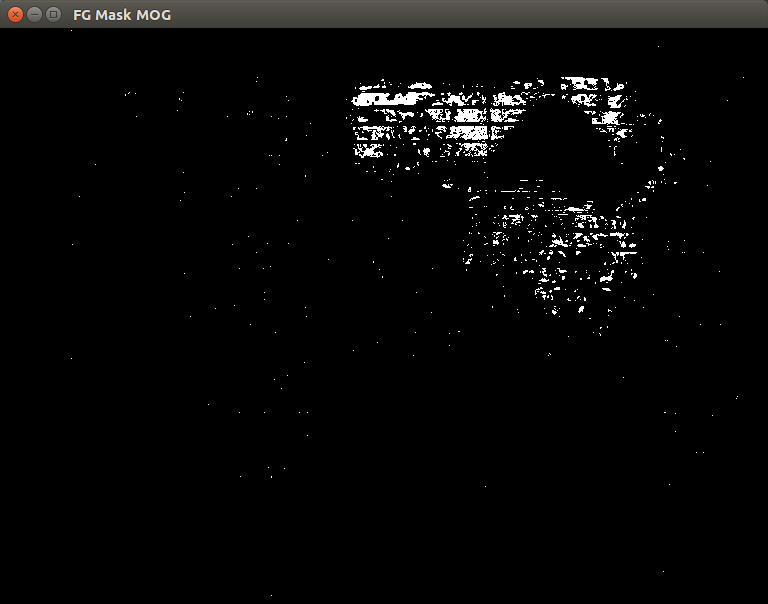
//> input picture pre-bilateral.png, 768 x 604 px
$ ./bilateral   (built with g++ and OpenCV 4)
//> lines starting //> are read from the running program, lines starting //| are printed output that depends on the picture
#include "opencv2/imgproc/imgproc.hpp"
#include "opencv2/highgui/highgui.hpp"

using namespace std;
using namespace cv;

int main( int argc, char** argv )
 {

     Mat src = imread( "pre-bilateral.png", 1 );
//> src is the input picture: 604 rows x 768 cols, CV_8UC3; mean B, G, R 7.3, 7.6, 7.7
     Mat dst;
     Mat eroded;
     Mat dilated;

     //Apply bilateral filter
     //bilateralFilter ( src, dst, 5, 200, 200);
     erode( src, eroded, Mat(Size(3,3), CV_8UC1));
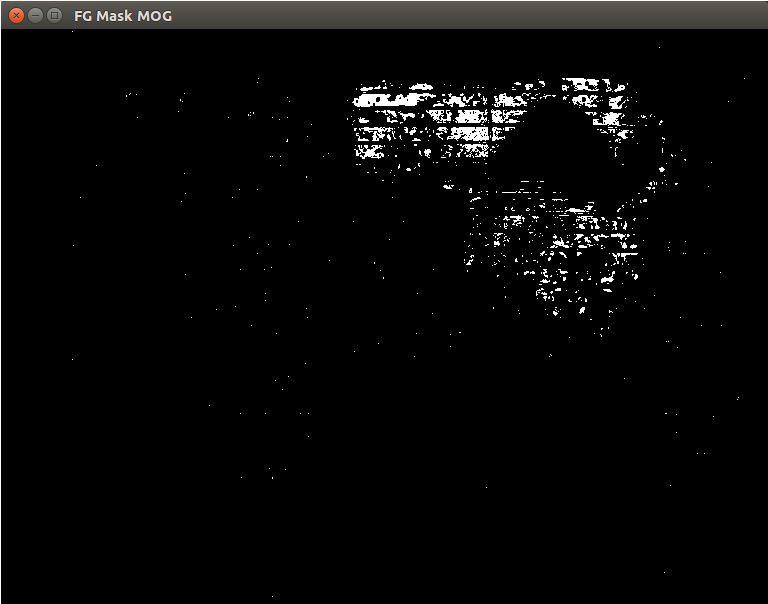
//> eroded: 604 rows x 768 cols, CV_8UC3; mean B, G, R 8, 8.3, 8.4
     dilate( eroded, dst, Mat());
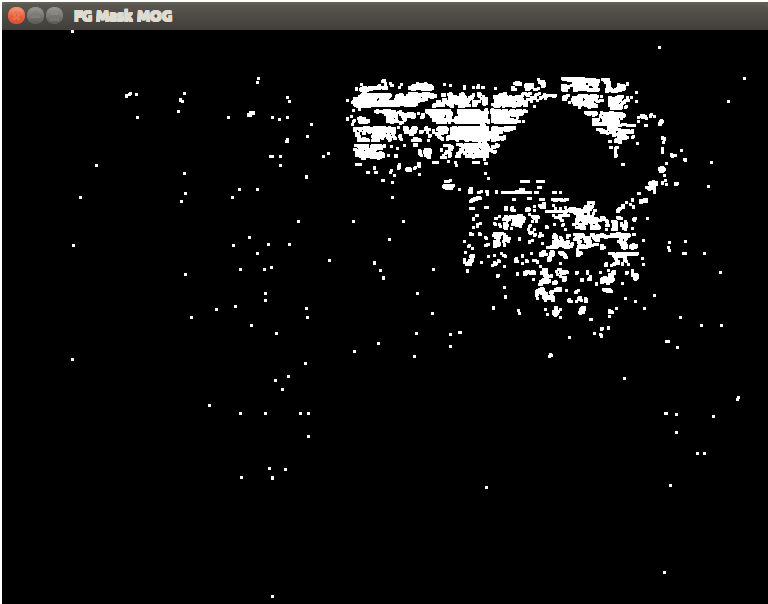
//> dst: 604 rows x 768 cols, CV_8UC3; mean B, G, R 15, 15.4, 15.5
     imshow("source", src);
     imshow("result",dst);

     waitKey(0);
     return 0;
 }
